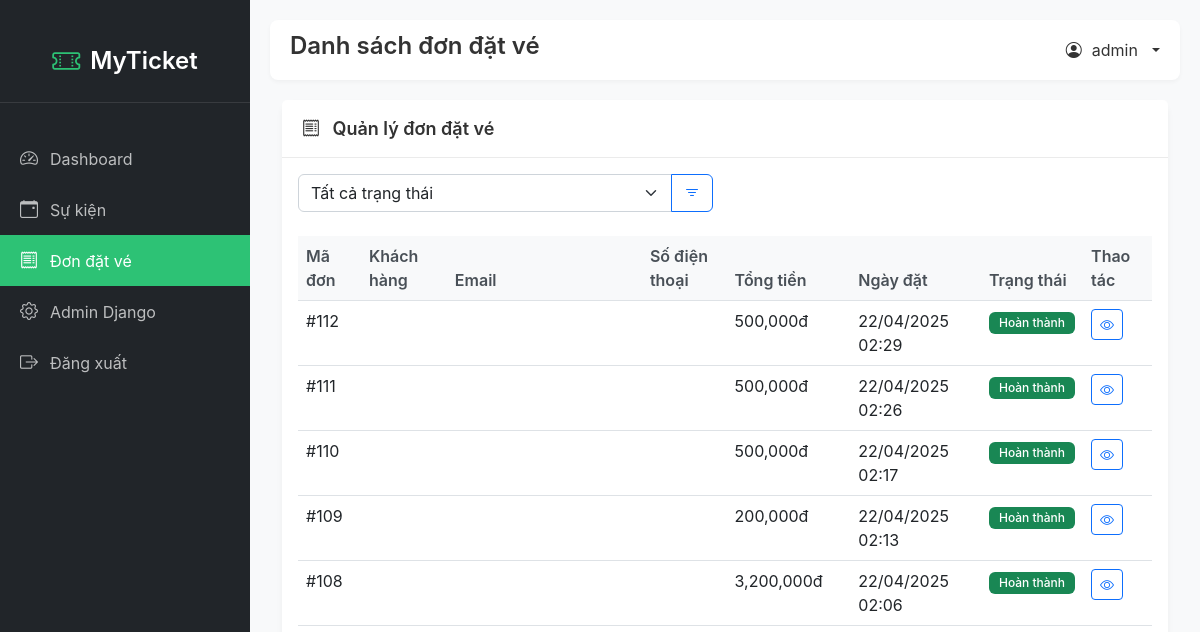
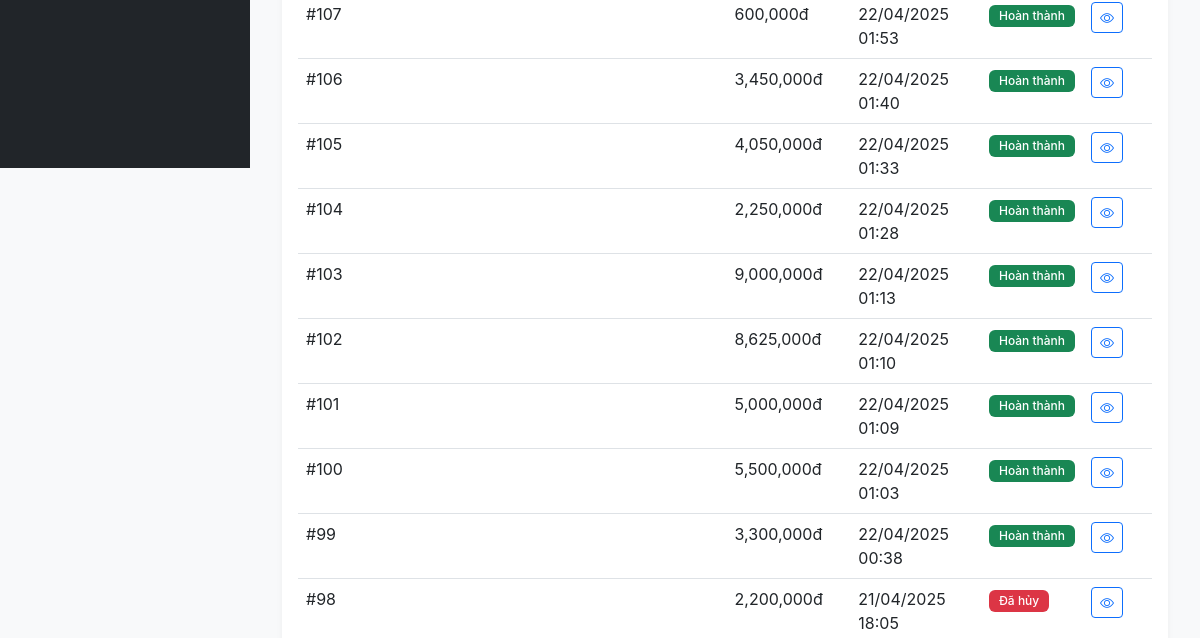
/admin-custom/bookings/ (signed in, upper part), run on an earlier commit of the app's database (2 pictures, top to bottom).
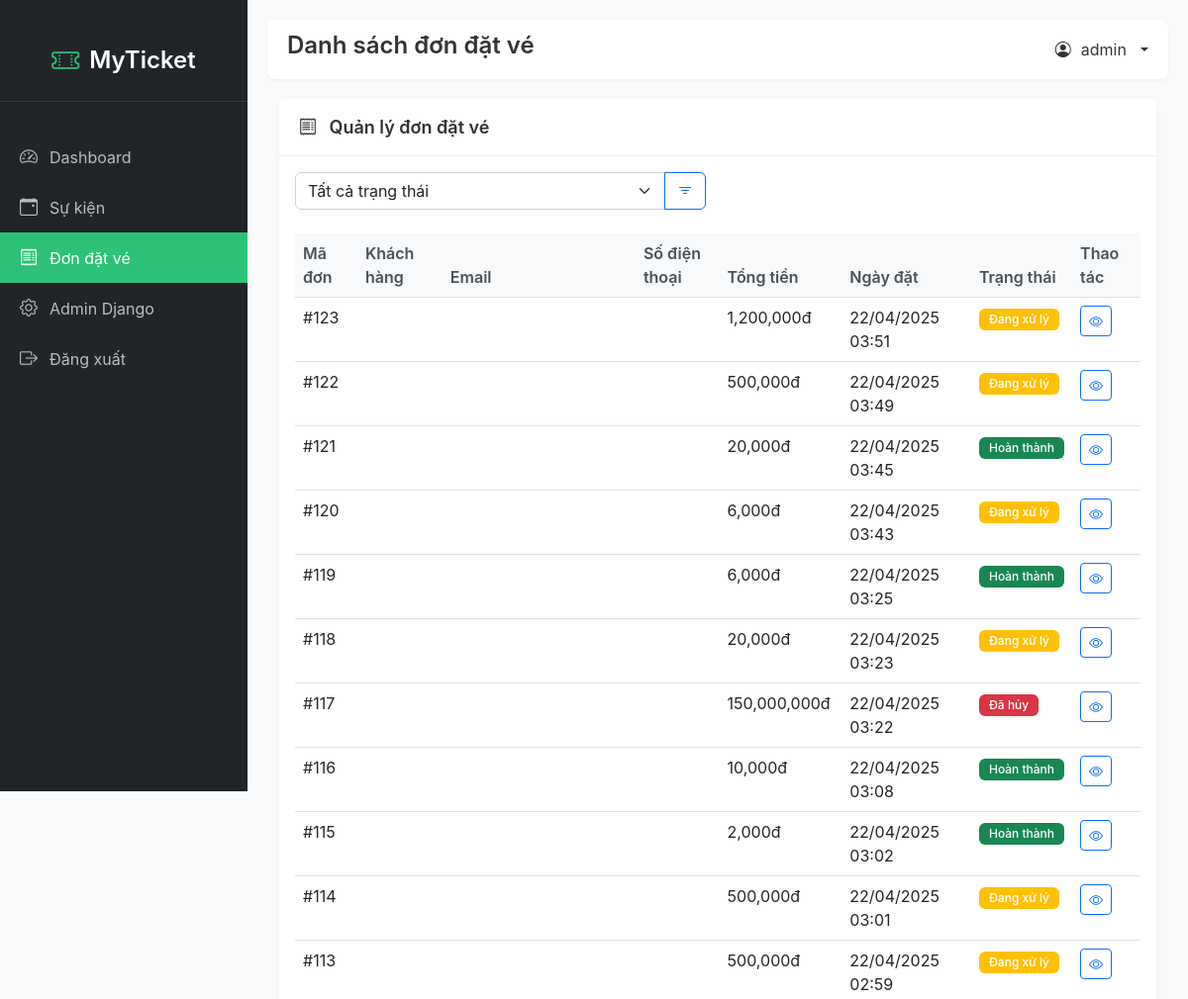
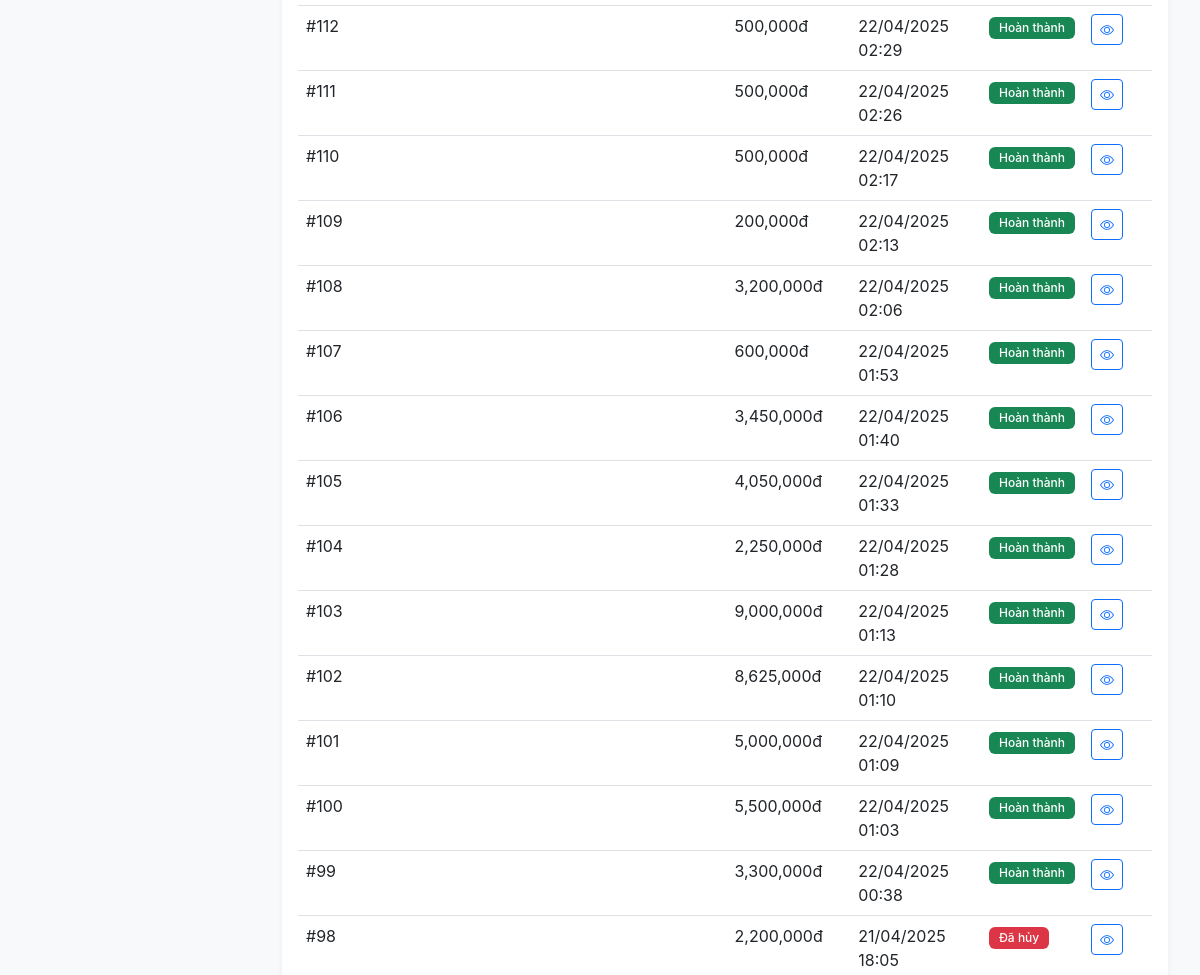
And on a later commit of the database (2 pictures, top to bottom).
### booking/models.py (models this page shows, shortened)
class Booking(models.Model):
    PAYMENT_STATUS_CHOICES = [
        ('Pending', 'Đang chờ thanh toán'),
        ('Paid', 'Đã thanh toán'),
        ('Failed', 'Thanh toán thất bại'),
        ('Cancelled', 'Đã hủy'),
    ]
    user = models.ForeignKey(User, on_delete=models.SET_NULL, null=True, blank=True, related_name='bookings')
    event = models.ForeignKey(Event, on_delete=models.CASCADE, related_name='booking_events', null=True, blank=True)
    session = models.ForeignKey(EventSession, on_delete=models.CASCADE, related_name='bookings', null=True, blank=True)
    ticket_type = models.ForeignKey(TicketType, on_delete=models.CASCADE, related_name='booking_tickets', null=True, blank=True)
    name = models.CharField(max_length=100, verbose_name="Họ tên")
    email = models.EmailField(verbose_name="Email")
    phone = models.CharField(max_length=15, verbose_name="Số điện thoại")
    quantity = models.PositiveIntegerField(default=1, verbose_name="Số lượng vé")
    booking_date = models.DateTimeField(auto_now_add=True)
    payment_status = models.CharField(max_length=20, default="Pending", choices=PAYMENT_STATUS_CHOICES)
    total_price = models.DecimalField(max_digits=12, decimal_places=0, default=0, verbose_name="Tổng tiền")
    order_id = models.CharField(max_length=100, blank=True, null=True, verbose_name="Mã đơn hàng")
    payment_method = models.CharField(max_length=50, blank=True, null=True, verbose_name="Phương thức thanh toán")
    payment_date = models.DateTimeField(blank=True, null=True, verbose_name="Thời gian thanh toán")
    cancelled_at = models.DateTimeField(blank=True, null=True, verbose_name="Thời gian hủy")
    refund_amount = models.DecimalField(max_digits=12, decimal_places=0, default=0, verbose_name="Số tiền hoàn lại")
    cancel_reason = models.TextField(blank=True, null=True, verbose_name="Lý do hủy")

### admin_custom/views.py (the view)
# urls.py: path('bookings/', views.booking_list, name='booking_list'),
@login_required(login_url='/admin-custom/login/')
def booking_list(request):
    bookings = Booking.objects.all().order_by('-booking_date')
    status = request.GET.get('status', '')
    if status:
        bookings = bookings.filter(payment_status=status)
    context = {
        'bookings': bookings,
        'current_status': status
    }
    return render(request, 'admin_custom/booking_list.html', context)

### admin_custom/templates/admin_custom/booking_list.html (shortened to what this page needs)
{% extends 'admin_custom/base.html' %}
{% load humanize %}
{% block page_title %}Danh sách đơn đặt vé{% endblock %}
{% block content %}
<div class="container-fluid">
    <div class="card">
        <div class="card-header">
            <i class="bi bi-receipt me-2"></i> Quản lý đơn đặt vé
        </div>
        <div class="card-body">
            <div class="row mb-4">
                <div class="col-md-6">
                    <form method="get" class="d-flex">
                        <div class="input-group">                            <select class="form-select" name="status" onchange="this.form.submit()">
                                <option value="" {% if not current_status %}selected{% endif %}>Tất cả trạng thái</option>
                            </select>
                            <button type="submit" class="btn btn-outline-primary">
                                <i class="bi bi-filter"></i>
                            </button>
                        </div>
                    </form>
                </div>
            </div>
            <div class="table-responsive">
                <table class="table table-hover">
                    <thead>
                        <tr>
                            <th>Mã đơn</th>
                            <th>Khách hàng</th>
                            <th>Email</th>
                            <th>Số điện thoại</th>
                            <th>Tổng tiền</th>
                            <th>Ngày đặt</th>
                            <th>Trạng thái</th>
                            <th>Thao tác</th>
                        </tr>
                    </thead>
                    <tbody>
                        {% for booking in bookings %}
                        <tr>
                            <td>#{{ booking.id }}</td>                            <td>{{ booking.name }}</td>
                            <td>{{ booking.email }}</td>
                            <td>{{ booking.phone }}</td>
                            <td>{{ booking.total_price|floatformat:0|intcomma }}đ</td>
                            <td>{{ booking.booking_date|date:"d/m/Y H:i" }}</td>
                            <td>
                                {% if booking.payment_status == 'Paid' %}
                                    <span class="badge bg-success">Hoàn thành</span>
                                {% elif booking.payment_status == 'Pending' %}
                                    <span class="badge bg-warning">Đang xử lý</span>
                                {% elif booking.payment_status == 'Cancelled' %}
                                    <span class="badge bg-danger">Đã hủy</span>
                                {% else %}
                                    <span class="badge bg-secondary">{{ booking.payment_status }}</span>
                                {% endif %}
                            </td>
                            <td>
                                <div class="btn-group">
                                    <a href="{% url 'admin_custom:booking_detail' booking.id %}" class="btn btn-sm btn-outline-primary">
                                        <i class="bi bi-eye"></i>
                                    </a>
                                </div>
                            </td>
                        </tr>
                        {% endfor %}
                    </tbody>
                </table>
            </div>
        </div>
    </div>
</div>
{% endblock %}

What changed in the data, as far as the page shows it:
added Booking: id "123", total_price "1,200,000", booking_date "22/04/2025 03:51", payment_status "Đang xử lý"
added Booking: id "122", total_price "500,000", booking_date "22/04/2025 03:49", payment_status "Đang xử lý"
added Booking: id "121", total_price "20,000", booking_date "22/04/2025 03:45", payment_status "Hoàn thành"
added Booking: id "120", total_price "6,000", booking_date "22/04/2025 03:43", payment_status "Đang xử lý"
added Booking: id "119", total_price "6,000", booking_date "22/04/2025 03:25", payment_status "Hoàn thành"
added Booking: id "118", total_price "20,000", booking_date "22/04/2025 03:23", payment_status "Đang xử lý"
added Booking: id "117", total_price "150,000,000", booking_date "22/04/2025 03:22", payment_status "Đã hủy"
added Booking: id "116", total_price "10,000", booking_date "22/04/2025 03:08", payment_status "Hoàn thành"
added Booking: id "115", total_price "2,000", booking_date "22/04/2025 03:02", payment_status "Hoàn thành"
added Booking: id "114", total_price "500,000", booking_date "22/04/2025 03:01", payment_status "Đang xử lý"
added Booking: id "113", total_price "500,000", booking_date "22/04/2025 02:59", payment_status "Đang xử lý"
